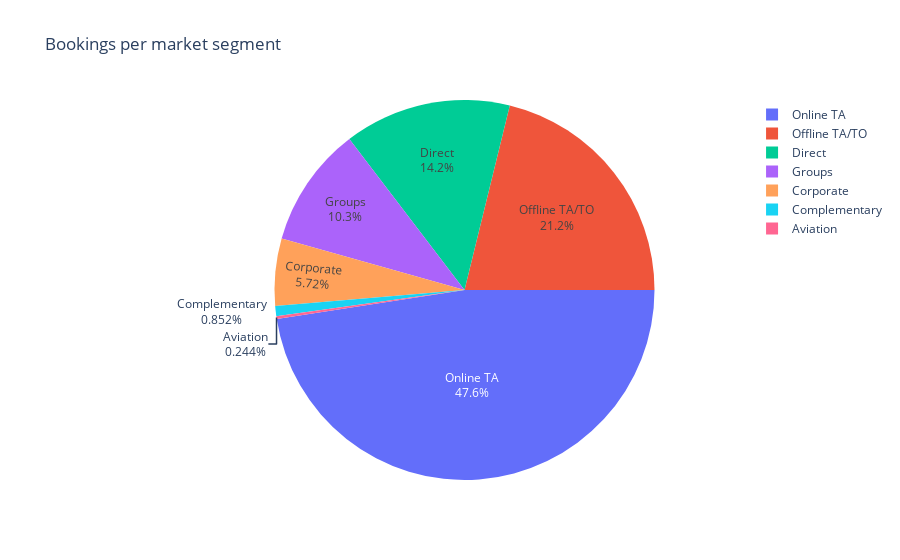

Notebook cell for this chart:
### Markdown cell above
Let's plot a pie chart for this.

### Code cell
figure =  px.pie(data_frame=clean_df,names=clean_df["market_segment"].value_counts().index,
                                  values=clean_df["market_segment"].value_counts(),
                          title="Bookings per market segment")
figure.update_traces(rotation=90,textinfo="percent+label")
figure.show()

### Figure 1 — Plotly figure (JSON) as saved in the notebook; plotly's stock layout.template omitted (floating-point values rounded to 4 significant figures)
{"data": [{"domain": {"x": [0, 1], "y": [0, 1]}, "hovertemplate": "label=%{label}<br>value=%{value}<extra></extra>", "labels": ["Online TA", "Offline TA/TO", "Direct", "Groups", "Corporate", "Complementary", "Aviation"], "legendgroup": "", "name": "", "rotation": 90, "showlegend": true, "textinfo": "percent+label", "type": "pie", "values": [35673, 15880, 10648, 7697, 4291, 639, 183]}], "layout": {"legend": {"tracegroupgap": 0}, "title": {"text": "Bookings per market segment"}}}
